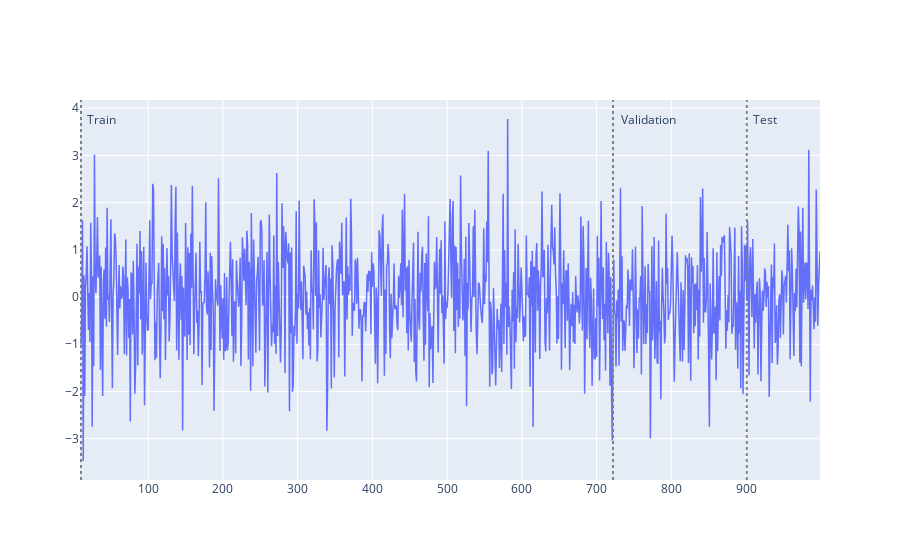

Source (notebook cell):
### Code cell
import numpy as np
import pandas as pd
import wavy

# Start with any time series dataframe
df = pd.DataFrame({'price': np.random.randn(1000)}, index=range(1000))

# Create panels. Each panel is composed of a list of frames.
x, y = wavy.create_panels(df, lookback=10, horizon=1)

# x and y are contain the past and corresponding future data.
# lookback and horizon are the number of timesteps.
print("Lookback:", len(x[0]), "Horizon:", len(y[0]))

# Plot the target.
y.plot()

### Figure 1 — Plotly figure (JSON) as saved in the notebook; plotly's stock layout.template omitted (floating-point values rounded to 4 significant figures; data arrays with more than 128 entries replaced by an {"elided": "..."} marker saying what was removed)
{"data": [{"line": {"color": "#636EFA", "width": 1.5}, "mode": "lines", "name": "price", "type": "scatter", "x": {"elided": "990 int values"}, "y": {"elided": "990 float values"}}], "layout": {"annotations": [{"showarrow": false, "text": "Train", "x": 10, "xshift": 20, "y": 3.773}, {"showarrow": false, "text": "Validation", "x": 722, "xshift": 35, "y": 3.773}, {"showarrow": false, "text": "Test", "x": 901, "xshift": 18, "y": 3.773}], "shapes": [{"line": {"color": "gray", "dash": "dot"}, "opacity": 1, "type": "line", "x0": 10, "x1": 10, "xref": "x", "y0": 0, "y1": 1, "yref": "y domain"}, {"line": {"color": "gray", "dash": "dot"}, "opacity": 1, "type": "line", "x0": 722, "x1": 722, "xref": "x", "y0": 0, "y1": 1, "yref": "y domain"}, {"line": {"color": "gray", "dash": "dot"}, "opacity": 1, "type": "line", "x0": 901, "x1": 901, "xref": "x", "y0": 0, "y1": 1, "yref": "y domain"}]}}
